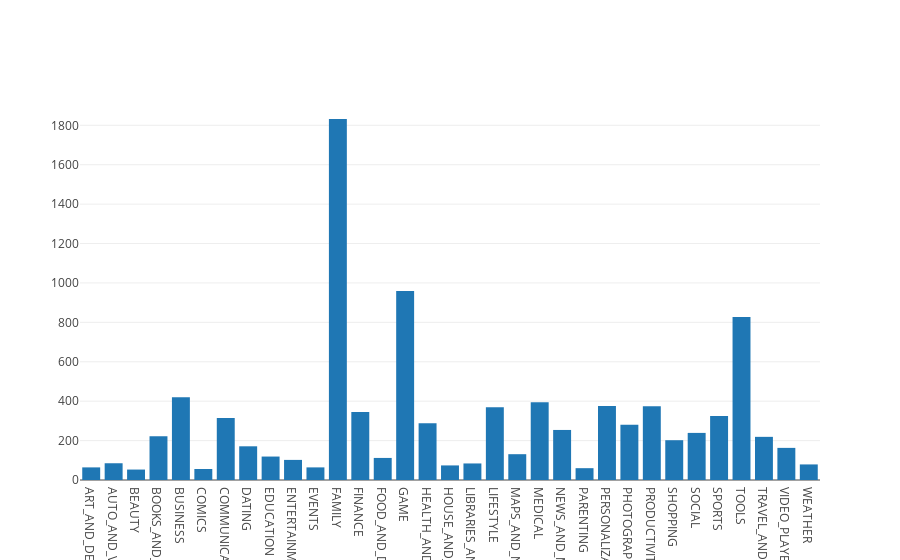

The notebook cell saved with this chart:
### Markdown cell above
## 4. Exploring app categories
<p>With more than 1 billion active users in 190 countries around the world, Google Play continues to be an important distribution platform to build a global audience. For businesses to get their apps in front of users, it's important to make them more quickly and easily discoverable on Google Play. To improve the overall search experience, Google has introduced the concept of grouping apps into categories.</p>
<p>This brings us to the following questions:</p>
<ul>
<li>Which category has the highest share of (active) apps in the market? </li>
<li>Is any specific category dominating the market?</li>
<li>Which categories have the fewest number of apps?</li>
</ul>
<p>We will see that there are <code>33</code> unique app categories present in our dataset. <em>Family</em> and <em>Game</em> apps have the highest market prevalence. Interestingly, <em>Tools</em>, <em>Business</em> and <em>Medical</em> apps are also at the top.</p>

### Code cell
import plotly
plotly.offline.init_notebook_mode(connected=True)
import plotly.graph_objs as go

# Print the total number of unique categories
num_categories = apps['Category'].nunique()
print('Number of categories = ', num_categories)

# Count the number of apps in each 'Category'. 
num_apps_in_category = apps.groupby('Category').Category.count()

# Sort num_apps_in_category in descending order based on the count of apps in each category
sorted_num_apps_in_category = num_apps_in_category.sort_values(ascending=False)

data = [go.Bar(
        x = num_apps_in_category.index, # index = category name
        y = num_apps_in_category.values, # value = count
)]

plotly.offline.iplot(data)

### Figure 1 — Plotly figure (JSON) as saved in the notebook; plotly's stock layout.template omitted (floating-point values rounded to 4 significant figures)
{"data": [{"type": "bar", "uid": "53c52c03-44a2-48c3-8831-d10eef9dea21", "x": ["ART_AND_DESIGN", "AUTO_AND_VEHICLES", "BEAUTY", "BOOKS_AND_REFERENCE", "BUSINESS", "COMICS", "COMMUNICATION", "DATING", "EDUCATION", "ENTERTAINMENT", "EVENTS", "FAMILY", "FINANCE", "FOOD_AND_DRINK", "GAME", "HEALTH_AND_FITNESS", "HOUSE_AND_HOME", "LIBRARIES_AND_DEMO", "LIFESTYLE", "MAPS_AND_NAVIGATION", "MEDICAL", "NEWS_AND_MAGAZINES", "PARENTING", "PERSONALIZATION", "PHOTOGRAPHY", "PRODUCTIVITY", "SHOPPING", "SOCIAL", "SPORTS", "TOOLS", "TRAVEL_AND_LOCAL", "VIDEO_PLAYERS", "WEATHER"], "y": [64, 85, 53, 222, 420, 56, 315, 171, 119, 102, 64, 1832, 345, 112, 959, 288, 74, 84, 369, 131, 395, 254, 60, 376, 281, 374, 202, 239, 325, 827, 219, 163, 79]}], "layout": {"xaxis": {"autorange": true, "range": [-0.5, 32.5], "type": "category"}, "yaxis": {"autorange": true, "range": [0, 1928.0], "type": "linear"}}}
